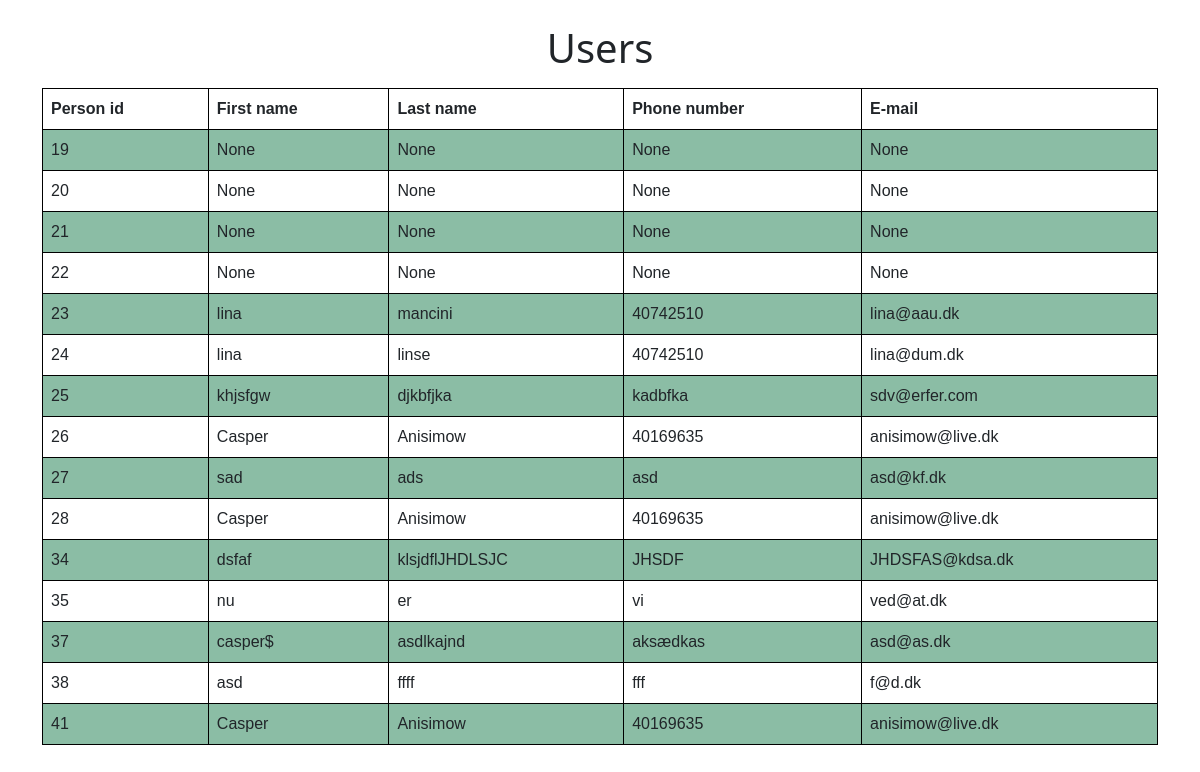
The app's page /users.html with its own data.
### tables this page shows
CREATE TABLE "users" (
	"personid"	INTEGER,
	"firstname"	TEXT,
	"lastname"	TEXT,
	"phonenumber"	TEXT,
	"email"	TEXT,
	PRIMARY KEY("personid" AUTOINCREMENT)
);

### app.py (the view)
@app.route("/users.html")
def users():
    rows = db.execute("SELECT * FROM users")
    return render_template("/users.html", rows=rows)

### templates/users.html (shortened to what this page needs)
<!DOCTYPE html>
<html lang="en">
    <head>
        <link href="https://cdn.jsdelivr.net/npm/bootstrap@5.1.3/dist/css/bootstrap.min.css" rel="stylesheet">
    </head>
    <body>
        <Center><h1 class="mt-4 mb-3">Users</h1></Center>
        <div class="container">
            <table>
                <tr>
                  <th>Person id</th>
                  <th>First name</th>
                  <th>Last name</th>
                  <th>Phone number</th>
                  <th>E-mail</th>
                </tr>
                {% for row in rows %}
                <tr>
                  <td>{{ row["personid"] }}</td>
                  <td>{{ row["firstname"] }}</td>
                  <td>{{ row["lastname"] }}</td>
                  <td>{{ row["phonenumber"] }}</td>
                  <td>{{ row["email"] }}</td>
                </tr>
                {% endfor %}
            </table>
        </div>
    </body>
</html>

### templates/users.html (style rules this page uses)
table { font-family: arial, sans-serif; border-collapse: collapse; width: 100%; }
td, th { border: 1px solid #000000; text-align: left; padding: 8px; }
tr:nth-child(even) { background-color: #8bbda5; }

### records on screen
users: personid "19", firstname "None", lastname "None", phonenumber "None", email "None"
users: personid "20", firstname "None", lastname "None", phonenumber "None", email "None"
users: personid "21", firstname "None", lastname "None", phonenumber "None", email "None"
users: personid "22", firstname "None", lastname "None", phonenumber "None", email "None"
users: personid "23", firstname "lina", lastname "mancini", phonenumber "40742510", email "lina@aau.dk"
users: personid "24", firstname "lina", lastname "linse", phonenumber "40742510", email "lina@dum.dk"
users: personid "25", firstname "khjsfgw", lastname "djkbfjka", phonenumber "kadbfka", email "sdv@erfer.com"
users: personid "26", firstname "Casper", lastname "Anisimow", phonenumber "40169635", email "anisimow@live.dk"
users: personid "27", firstname "sad", lastname "ads", phonenumber "asd", email "asd@kf.dk"
users: personid "28", firstname "Casper", lastname "Anisimow", phonenumber "40169635", email "anisimow@live.dk"
users: personid "34", firstname "dsfaf", lastname "klsjdflJHDLSJC", phonenumber "JHSDF", email "JHDSFAS@kdsa.dk"
users: personid "35", firstname "nu", lastname "er", phonenumber "vi", email "ved@at.dk"
users: personid "37", firstname "casper$", lastname "asdlkajnd", phonenumber "aksædkas", email "asd@as.dk"
users: personid "38", firstname "asd", lastname "ffff", phonenumber "fff", email "f@d.dk"
users: personid "41", firstname "Casper", lastname "Anisimow", phonenumber "40169635", email "anisimow@live.dk"
